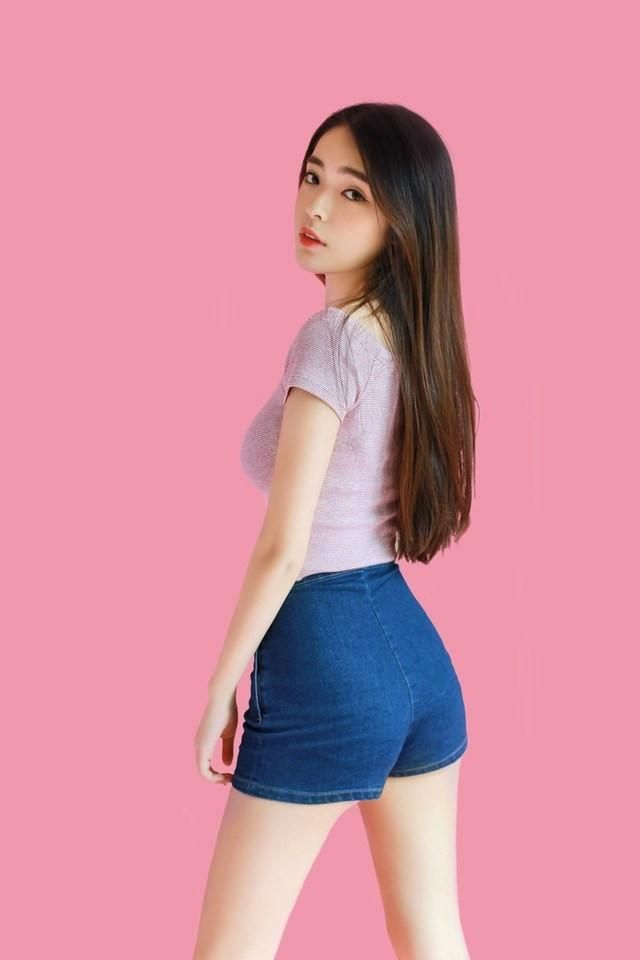
#> input picture Computer Vision/00OpenCV/image/blue_shorts.jpg, 640 x 960 px
$ python '滑动条inRange阈值+膨胀腐蚀开闭运算+mask以及反码.py'
#> lines starting #> are read from the running program, lines starting #| are printed output that depends on the picture; after the words box and inside, x2 and y2 are one past the last pixel; in counts of white or black regions, pixels touching at a corner belong together
import cv2
import numpy as np


img = cv2.imread("./image/blue_shorts.jpg")
#> img is the input picture: shape (960, 640, 3); mean B, G, R 161.5, 143.7, 211.8
hsv = cv2.cvtColor(img, cv2.COLOR_BGR2HSV)
#> hsv: shape (960, 640, 3); mean H, S, V 144.2, 97, 218
gray = cv2.cvtColor(img, cv2.COLOR_BGR2GRAY)
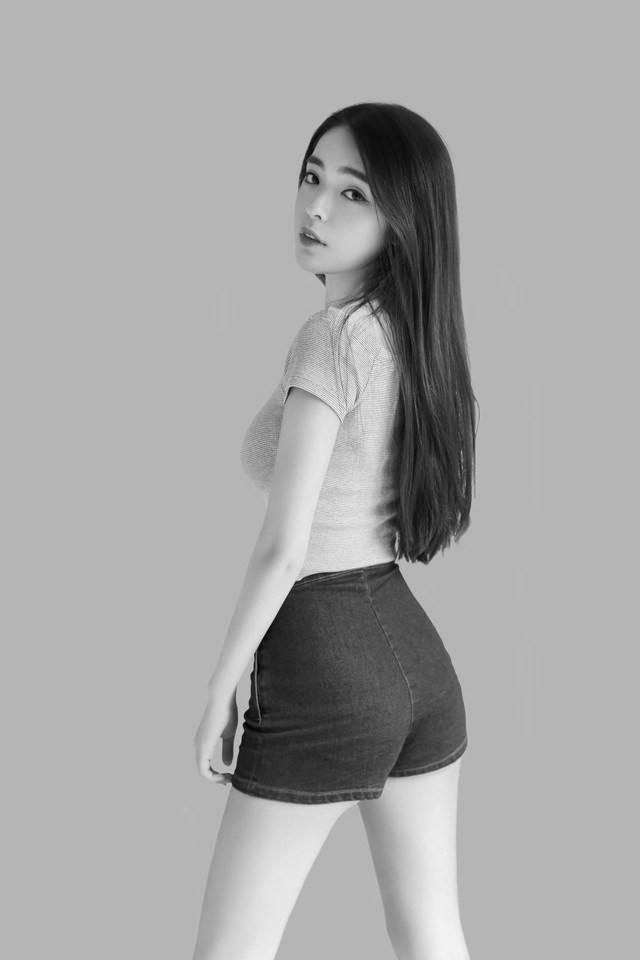
#> gray: shape (960, 640); min 0, max 244, mean 166.2
gauss = cv2.GaussianBlur(gray, (3, 3), 1)
#> slider 'low_val' is set to 51

# mask = np.zeros(img.shape, np.uint8)

low_val = 0
up_val = 255
# mask = np.zeros(img.shape[:2], np.uint8)


def onMask(x):
#> called with x = 255
    global low_val
    global up_val

    low_val = cv2.getTrackbarPos("low_val", "inRangeMask")
    up_val = cv2.getTrackbarPos("up_val", "inRangeMask")
    mask = cv2.inRange(gauss, low_val, up_val)
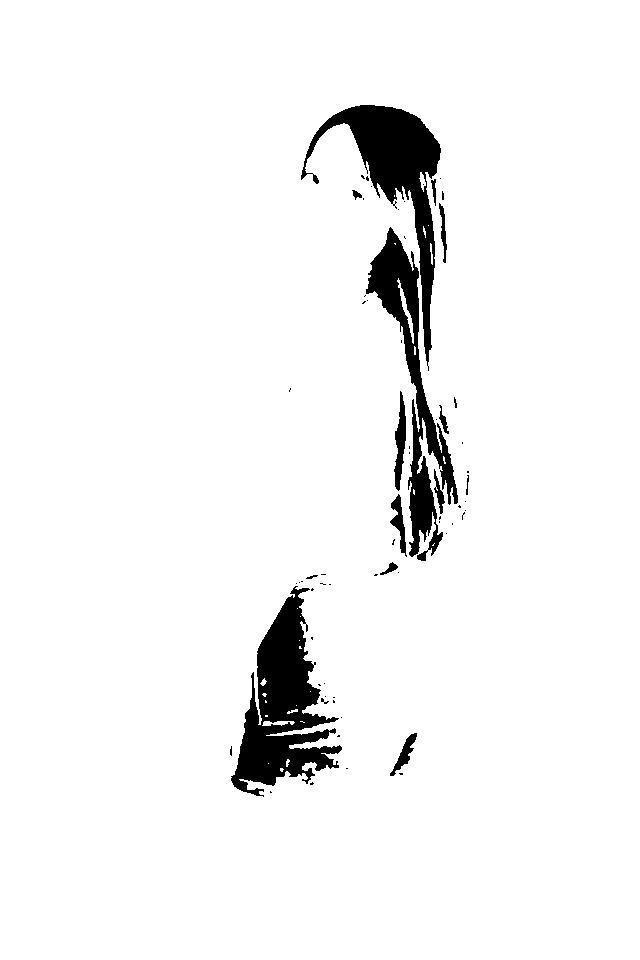
#> mask: shape (960, 640); 95.3% white; 67 black regions (51 under 20 px), largest, box (x1, y1, x2, y2) and area: (231, 586, 342, 797) 10406, (301, 105, 441, 371) 8533, (366, 227, 458, 561) 7395
    # ret, mask = cv2.threshold(img2gray, low_val, up_val, cv2.THRESH_BINARY)
    kernel1 = np.ones((7, 7), np.uint8)
    kernel2 = np.ones((5, 5), np.uint8)
    erosion = cv2.erode(mask, kernel1, iterations=1)
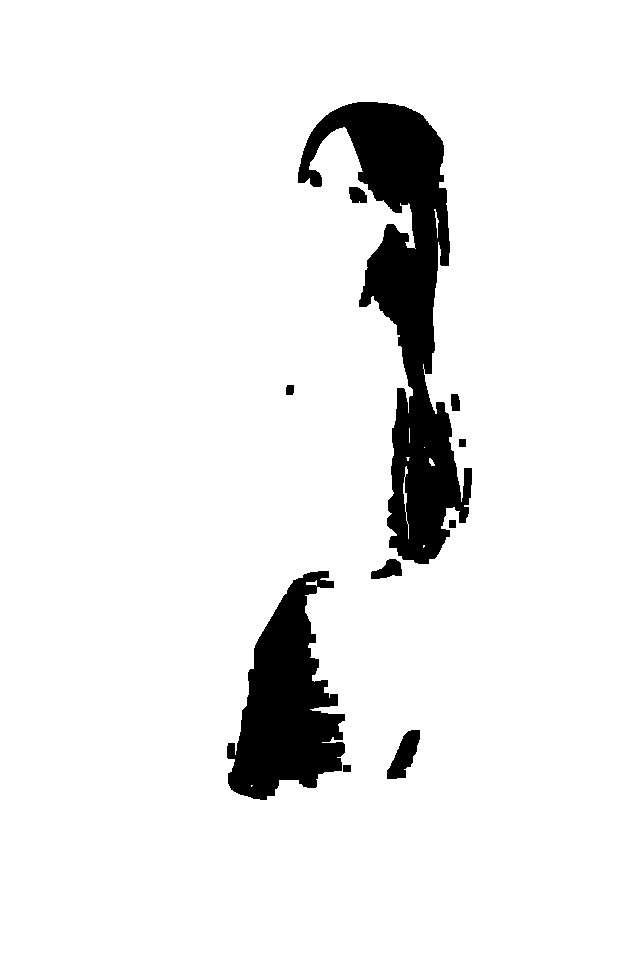
#> erosion: shape (960, 640); 92.6% white; 10 black regions, largest, box (x1, y1, x2, y2) and area: (298, 102, 472, 564) 28273, (227, 571, 345, 800) 15369, (387, 730, 420, 779) 874
    dilation = cv2.dilate(erosion, kernel2, iterations=1)
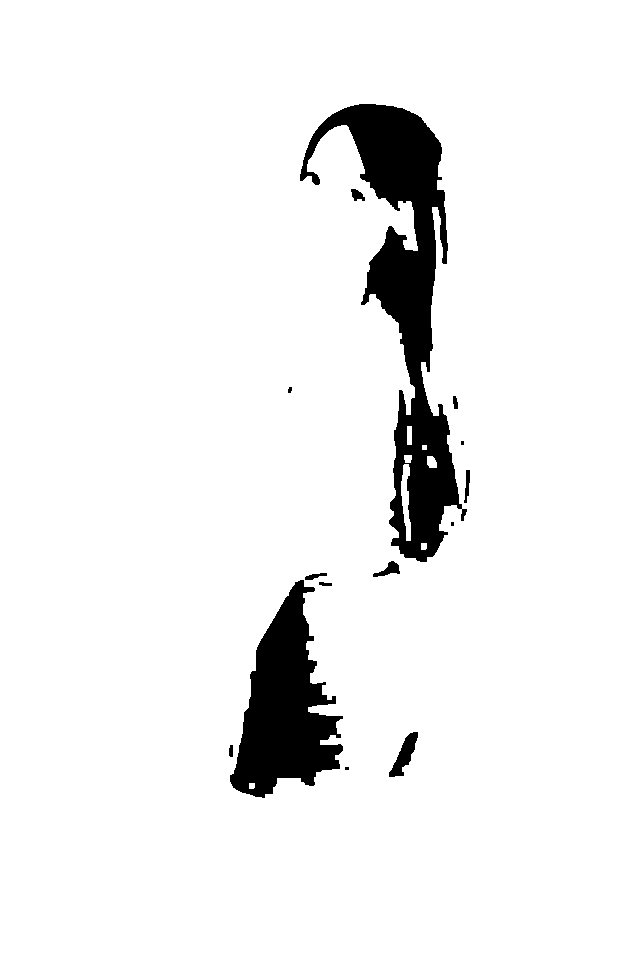
#> dilation: shape (960, 640); 93.9% white; 14 black regions (3 under 20 px), largest, box (x1, y1, x2, y2) and area: (300, 104, 467, 562) 23187, (230, 580, 343, 798) 13085, (389, 732, 418, 777) 554
    mask_inv = cv2.bitwise_not(dilation)
    opening = cv2.morphologyEx(mask_inv, cv2.MORPH_OPEN, kernel2)  # 膨胀腐蚀，加开闭运算。去除杂质，平滑。
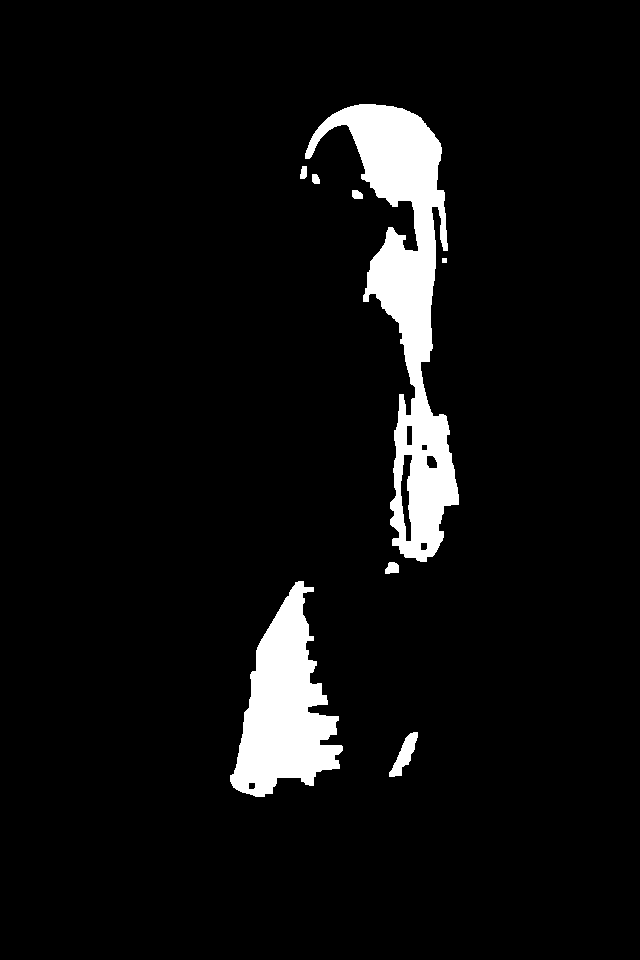
#> opening: shape (960, 640); 6% white; 8 white regions, largest, box (x1, y1, x2, y2) and area: (305, 104, 459, 562) 22653, (230, 581, 343, 797) 12978, (389, 732, 418, 777) 546
    closing = cv2.morphologyEx(opening, cv2.MORPH_CLOSE, kernel1)
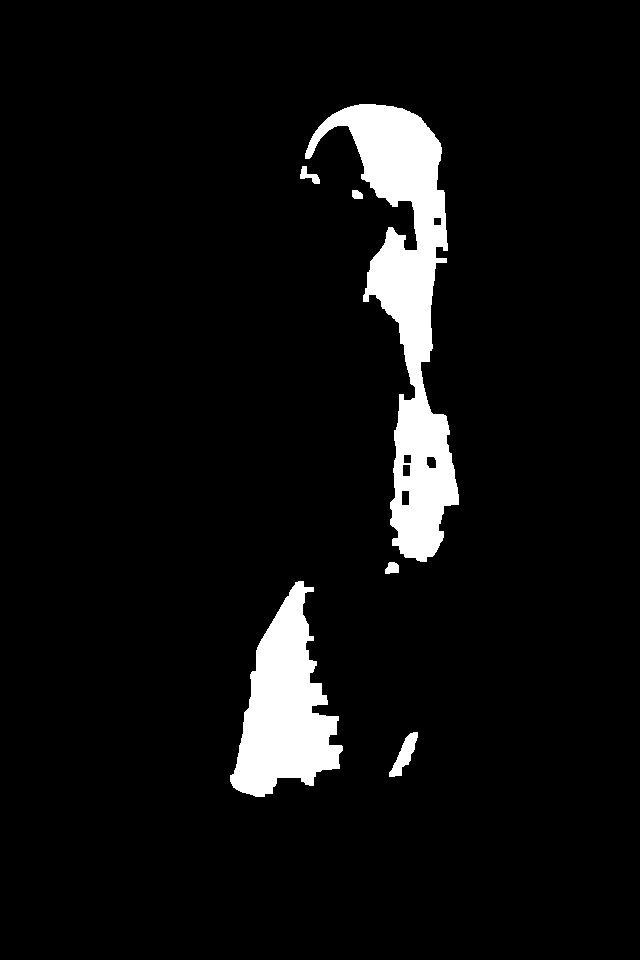
#> closing: shape (960, 640); 6.1% white; 6 white regions, box (x1, y1, x2, y2) and area: (305, 104, 459, 562) 23540, (230, 581, 343, 797) 13127, (389, 732, 418, 777) 546, (300, 166, 320, 184) 166, (385, 562, 399, 574) 133, (352, 190, 363, 199) 84

    cv2.imshow("inRangeMask", closing)
    # global mask
    cv2.imwrite("./image/girl_mask.jpg", closing)


cv2.namedWindow("inRangeMask")
cv2.createTrackbar("low_val", "inRangeMask", 0, 255, onMask)
cv2.createTrackbar("up_val", "inRangeMask", 255, 255, onMask)


# [4 lines of commented-out code are left out]
cv2.waitKey(0)
cv2.destroyAllWindows()
